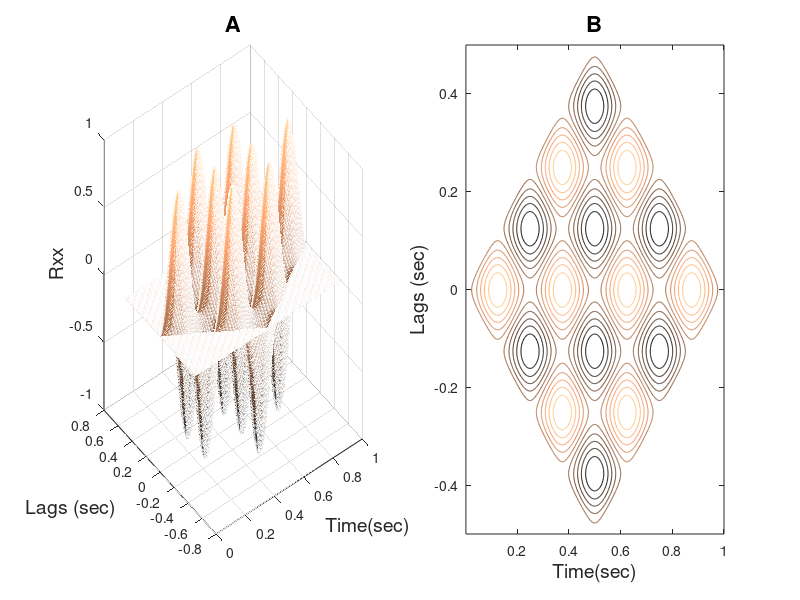

Here is the MATLAB script that generated this plot:
% Example 6.3 Compute and plot the instantaneous autocorrelation fucntion
% of a 2 Hz sine wave.  Make N = 2000 pts and fs = 2 kHz.   
%
clear all; close all;

N = 500;                        % Number of points
fs = 500;                       % Sampling frequency
t = (1:N)/fs;                   % Time vector
f1 = 2;                         % Signal frequency
x = sin(2*pi*f1*t)';            % Construct signal as row vector
% Inst autocorr: tau (lags) is in columns and time is in rows
N_2 = N/2;                      % Half data length
%
Rxx = zeros(N,N);               % Inst. auto. output array
% Compute instantaneous autocorrelation:  Eq. 6.5
for n = 1:N                     % Increment over time 
   k_max = min([n-1,N-n]);      % Limit lags to available data
   k = -k_max:k_max;            % Shift tau in both directions
   Rxx(N_2+k,n) = x(n+k) .* conj(x(n-k));    % Eq. 6.5
end
lags = (-N_2:N_2-1)/fs;         % Lags (in columns) for plotting
subplot(1,2,1);
mesh(t,lags,Rxx); colormap(copper);    % 3-D plot
xlabel('Time(sec)','FontSize',14); ylabel('Lags (sec)','FontSize',14); 
zlabel('Rxx','FontSize',14); title('A','FontSize',16);
%
subplot(1,2,2);
contour(t,lags,Rxx); colormap(copper);    % Contour plot
xlabel('Time(sec)','FontSize',14); ylabel('Lags (sec)','FontSize',14); title('B','FontSize',16);
